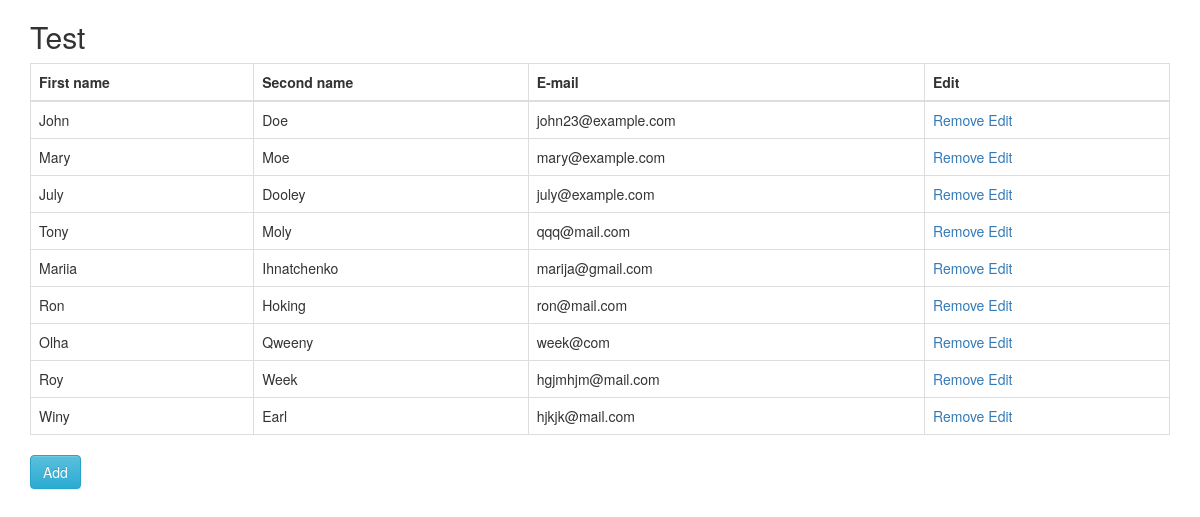
The page / on the database its author committed.
### tables this page shows
CREATE TABLE IF NOT EXISTS `users` (
  `id` int(11) NOT NULL AUTO_INCREMENT,
  `fname` varchar(255) NOT NULL,
  `sname` varchar(255) NOT NULL,
  `email` varchar(255) NOT NULL,
  PRIMARY KEY (`id`)
);

### actions.php (called while the page is built, shortened)
<?php
function getRows(){
	$res = array();
	$query = 'SELECT * FROM users';
	$rows = mysql_query($query);
	while ($row = mysql_fetch_object($rows)) {
		$res[] = $row;
	}
	return $res;
}
?>

### index.php (the view, shortened to what this page needs)
<?php
require_once "actions.php";
$rows = getRows();
?>
<!DOCTYPE html>
<html lang="en">
<head>
	<link rel="stylesheet" href="//netdna.bootstrapcdn.com/bootstrap/3.3.2/css/bootstrap.min.css">
	<link rel="stylesheet" href="//netdna.bootstrapcdn.com/bootstrap/3.3.2/css/bootstrap-theme.min.css">
	<div class="container">
		<h2>Test</h2>
		<table class="table table-bordered">
			<thead>
				<tr>
					<th>First name</th>
					<th>Second name</th>
					<th>E-mail</th>
					<th>Edit</th>
				</tr>
			</thead>
			<tbody>
			<?php foreach($rows as $row): ?>
				<tr class="item item-<?= $row->id ?>">
					<td class="fname" ><?= $row->fname; ?></td>
					<td class="sname"><?= $row->sname; ?></td>
					<td class="email"><?= $row->email; ?></td>
					<td>
					<a href="/actions.php?op=delete&id=<?= $row->id ?>" class="btn-remove">Remove</a>
					<a class="btn-update" href="#" data-id=<?= $row->id ?> >Edit</a></td>
				</tr>
			<?php endforeach; ?>
			</tbody>
		</table>
	<button type="button" class="btn btn-info btn-add" data-toggle="modal">Add</button>
</body>
</html>

### rows shown on the page
users: fname "John", sname "Doe", email "john23@example.com"
users: fname "Mary", sname "Moe", email "mary@example.com"
users: fname "July", sname "Dooley", email "july@example.com"
users: fname "Tony", sname "Moly", email "qqq@mail.com"
users: fname "Mariia", sname "Ihnatchenko", email "marija@gmail.com"
users: fname "Ron", sname "Hoking", email "ron@mail.com"
users: fname "Olha", sname "Qweeny", email "week@com"
users: fname "Roy", sname "Week", email "hgjmhjm@mail.com"
users: fname "Winy", sname "Earl", email "hjkjk@mail.com"
